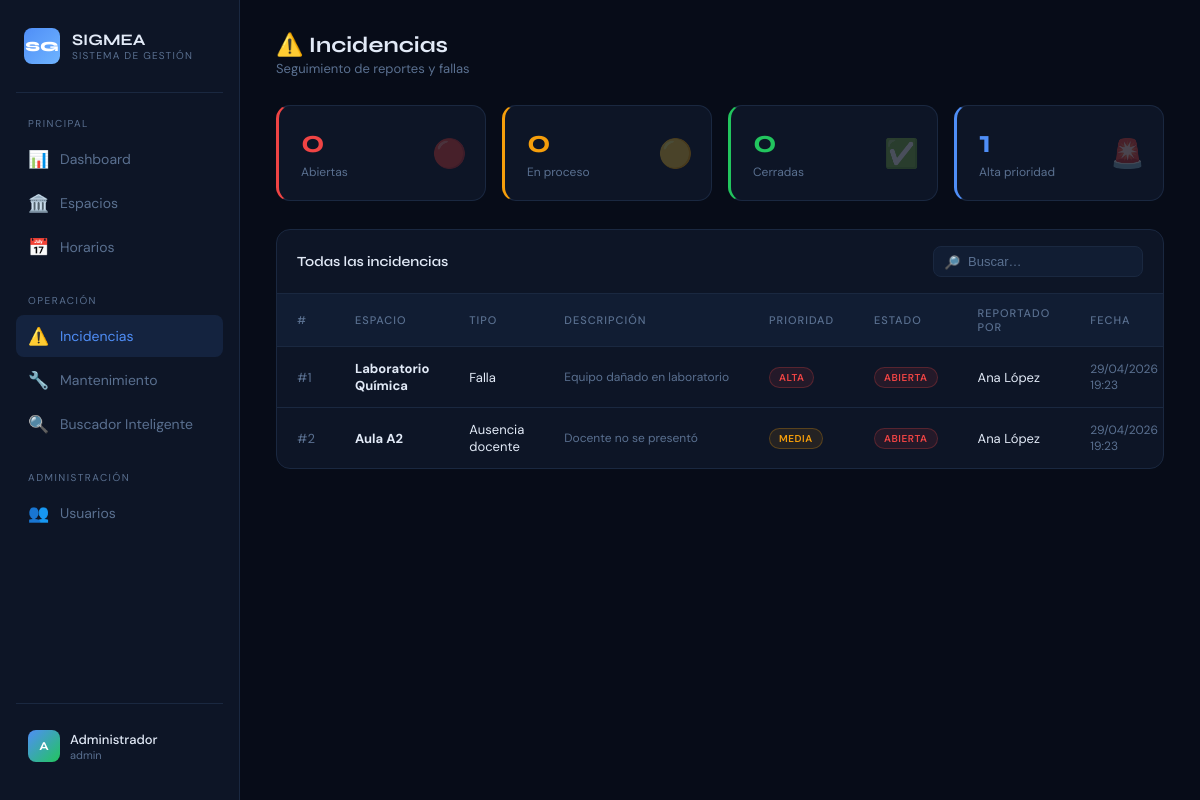
The app's page /incidencias.php with its own data.
### tables this page shows
CREATE TABLE `incidencias` (
  `id` int(10) UNSIGNED NOT NULL,
  `espacio_id` int(10) UNSIGNED NOT NULL,
  `reportado_por` int(10) UNSIGNED NOT NULL,
  `tipo` enum('falla','ausencia_docente','otro') NOT NULL,
  `descripcion` text NOT NULL,
  `prioridad` enum('baja','media','alta') NOT NULL DEFAULT 'media',
  `estado` enum('abierta','en_proceso','cerrada') NOT NULL DEFAULT 'abierta',
  `created_at` timestamp NOT NULL DEFAULT current_timestamp(),
  `closed_at` timestamp NULL DEFAULT NULL
);

CREATE TABLE `espacios` (
  `id` int(10) UNSIGNED NOT NULL,
  `nombre` varchar(30) NOT NULL,
  `tipo` enum('salon','laboratorio','computo','usos_multiples') NOT NULL,
  `capacidad` smallint(5) UNSIGNED NOT NULL,
  `edificio` char(2) NOT NULL,
  `piso` tinyint(3) UNSIGNED NOT NULL DEFAULT 1,
  `equipamiento` longtext NOT NULL DEFAULT '[]' CHECK (json_valid(`equipamiento`)),
  `estado` enum('disponible','mantenimiento') NOT NULL DEFAULT 'disponible',
  `created_at` timestamp NOT NULL DEFAULT current_timestamp(),
  `updated_at` timestamp NOT NULL DEFAULT current_timestamp() ON UPDATE current_timestamp()
);

CREATE TABLE `usuarios` (
  `id` int(10) UNSIGNED NOT NULL,
  `nombre` varchar(120) NOT NULL,
  `email` varchar(160) NOT NULL,
  `password_hash` varchar(255) NOT NULL,
  `rol` enum('admin','academico','prefecto') NOT NULL,
  `activo` tinyint(1) NOT NULL DEFAULT 1,
  `created_at` timestamp NOT NULL DEFAULT current_timestamp(),
  `updated_at` timestamp NOT NULL DEFAULT current_timestamp() ON UPDATE current_timestamp()
);

### incidencias.php (the view, shortened to what this page needs)
<?php
$dbHost = 'localhost'; $dbPort = '3308'; $dbName = 'sigmea';
$dbUser = 'root';      $dbPass = '';
$incidencias = []; $kpi = ['abiertas'=>0,'en_proceso'=>0,'cerradas'=>0,'alta'=>0]; $dbError = null;
try {
    $pdo = new PDO("mysql:host=$dbHost;port=$dbPort;dbname=$dbName;charset=utf8mb4", $dbUser, $dbPass, [
        PDO::ATTR_ERRMODE => PDO::ERRMODE_EXCEPTION,
        PDO::ATTR_DEFAULT_FETCH_MODE => PDO::FETCH_ASSOC,
    ]);
    $incidencias = $pdo->query('
        SELECT i.id, i.tipo, i.descripcion, i.prioridad, i.estado,
               DATE_FORMAT(i.created_at,"%d/%m/%Y %H:%i") AS fecha,
               DATE_FORMAT(i.closed_at,"%d/%m/%Y %H:%i") AS cerrada_en,
               e.nombre AS espacio_nombre,
               u.nombre AS reportado_por
        FROM incidencias i
        JOIN espacios e ON e.id = i.espacio_id
        JOIN usuarios u ON u.id = i.reportado_por
        ORDER BY FIELD(i.prioridad,"alta","media","baja"),
                 FIELD(i.estado,"abierta","en_proceso","cerrada"),
                 i.created_at DESC
    ')->fetchAll();
    foreach ($incidencias as $i) {
        if ($i['prioridad'] === 'alta') $kpi['alta']++;
    }
} catch (PDOException $e) { $dbError = $e->getMessage(); }
?>
<!DOCTYPE html>
<html lang="es">
<head>
</head>
<body>
<aside class="sidebar">
    <div class="brand">
        <div class="brand-icon">SG</div>
        <div><div class="brand-name">SIGMEA</div><div class="brand-sub">Sistema de Gestión</div></div>
    </div>
    <nav class="nav-section">
        <div class="nav-label">Principal</div>
        <a class="nav-item" href="dashboard.php"><span class="ico">📊</span> Dashboard</a>
        <a class="nav-item" href="espacios.php"><span class="ico">🏛️</span> Espacios</a>
        <a class="nav-item" href="horarios.php"><span class="ico">📅</span> Horarios</a>
    </nav>
    <nav class="nav-section">
        <div class="nav-label">Operación</div>
        <a class="nav-item active" href="incidencias.php"><span class="ico">⚠️</span> Incidencias
        </a>
        <a class="nav-item" href="mantenimiento.php"><span class="ico">🔧</span> Mantenimiento</a>
        <a class="nav-item" href="buscador.php"><span class="ico">🔍</span> Buscador Inteligente</a>
    </nav>
    <nav class="nav-section">
        <div class="nav-label">Administración</div>
        <a class="nav-item" href="usuarios.php"><span class="ico">👥</span> Usuarios</a>
    </nav>
    <div class="sidebar-footer">
        <div class="user-chip">
            <div class="avatar">A</div>
            <div><div style="font-size:13px;font-weight:500">Administrador</div><div style="font-size:11px;color:var(--muted)">admin</div></div>
        </div>
    </div>
</aside>
<main class="main">
    <div class="topbar">
        <div>
            <h1 class="page-title">⚠️ Incidencias</h1>
            <p class="page-sub">Seguimiento de reportes y fallas</p>
        </div>
    </div>
    <div class="kpi-row">
        <div class="kpi red"><div class="kpi-val"><?= $kpi['abiertas'] ?></div><div class="kpi-lbl">Abiertas</div><div class="kpi-icon">🔴</div></div>
        <div class="kpi yellow"><div class="kpi-val"><?= $kpi['en_proceso'] ?></div><div class="kpi-lbl">En proceso</div><div class="kpi-icon">🟡</div></div>
        <div class="kpi green"><div class="kpi-val"><?= $kpi['cerradas'] ?></div><div class="kpi-lbl">Cerradas</div><div class="kpi-icon">✅</div></div>
        <div class="kpi blue"><div class="kpi-val"><?= $kpi['alta'] ?></div><div class="kpi-lbl">Alta prioridad</div><div class="kpi-icon">🚨</div></div>
    </div>
    <div class="table-wrap">
        <div class="table-header">
            <span class="table-title">Todas las incidencias</span>
            <div class="search-box">
                <span class="search-ico">🔎</span>
                <input type="text" id="searchInput" placeholder="Buscar…" oninput="filterTable(this.value)">
            </div>
        </div>
        <table id="mainTable">
            <thead>
                <tr><th>#</th><th>Espacio</th><th>Tipo</th><th>Descripción</th><th>Prioridad</th><th>Estado</th><th>Reportado por</th><th>Fecha</th></tr>
            </thead>
            <tbody>
            <?php if (empty($incidencias)): ?>
            <tr><td colspan="8"><div class="empty-state"><div class="ico">✅</div><p>No hay incidencias registradas.</p></div></td></tr>
            <?php else: ?>
            <?php foreach ($incidencias as $i): ?>
            <?php $tipoLabel = ['falla'=>'Falla','ausencia_docente'=>'Ausencia docente','otro'=>'Otro'][$i['tipo']] ?? $i['tipo']; ?>
            <tr>
                <td style="color:var(--muted)">#<?= $i['id'] ?></td>
                <td><strong><?= htmlspecialchars($i['espacio_nombre']) ?></strong></td>
                <td><?= $tipoLabel ?></td>
                <td class="desc-cell" title="<?= htmlspecialchars($i['descripcion']) ?>"><?= htmlspecialchars($i['descripcion']) ?></td>
                <td><span class="badge <?= $i['prioridad'] ?>"><?= ucfirst($i['prioridad']) ?></span></td>
                <td><span class="badge <?= $i['estado'] ?>"><?= ucfirst(str_replace('_',' ',$i['estado'])) ?></span></td>
                <td><?= htmlspecialchars($i['reportado_por']) ?></td>
                <td style="color:var(--muted);font-size:12px"><?= $i['fecha'] ?></td>
            </tr>
            <?php endforeach; ?>
            <?php endif; ?>
            </tbody>
        </table>
    </div>
</main>
</body>
</html>

### records on screen
incidencias: id "1", espacio.nombre "Laboratorio Química", tipo "Falla", descripcion "Equipo dañado en laboratorio", prioridad "ALTA", estado "ABIERTA", reportado_por.nombre "Ana López", fecha "29/04/2026 19:23"
incidencias: id "2", espacio.nombre "Aula A2", tipo "Ausencia docente", descripcion "Docente no se presentó", prioridad "MEDIA", estado "ABIERTA", reportado_por.nombre "Ana López", fecha "29/04/2026 19:23"

### other values on screen
$kpi['abiertas'] "0"
$kpi['en_proceso'] "0"
$kpi['cerradas'] "0"
$kpi['alta'] "1"
